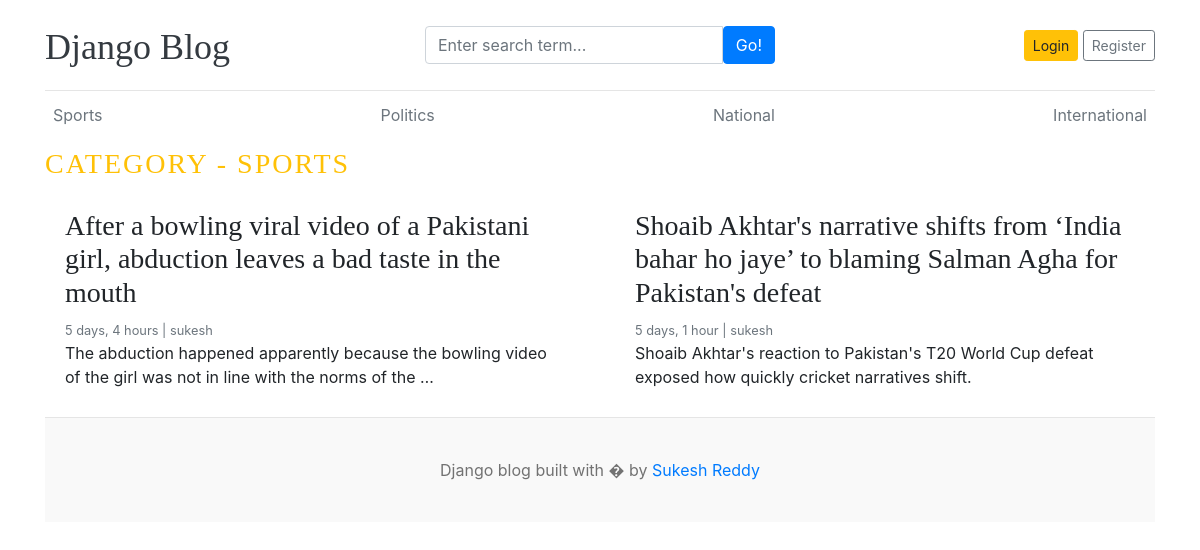
Page /category/1/ on the committed database.
### blogs/models.py (models this page shows, shortened)
class Category(models.Model):
    category_name = models.CharField(max_length=50, unique=True)
    created_at = models.DateTimeField(auto_now_add=True)
    updated_at = models.DateTimeField(auto_now = True)
    class Meta:
        verbose_name_plural = 'Categories'

class Blog(models.Model):
    title = models.CharField(max_length=200)
    slug = models.CharField(max_length=200, unique = True, blank = True)
    category = models.ForeignKey(Category, on_delete=models.CASCADE)
    author = models.ForeignKey(User, on_delete=models.CASCADE)
    featured_image = models.ImageField(upload_to='blog/uploads/%Y/%m/%d')
    short_description = models.TextField(max_length=500)
    blog_body = models.TextField(max_length = 2000)
    status = models.CharField(choices=STATUS_CHOICES, default = "Draft")
    is_featured = models.BooleanField(default = False)
    created_at = models.DateTimeField(auto_now_add=True)
    updated_at = models.DateTimeField(auto_now=True)

### blogs/views.py (the view)
# urls.py: path('<int:category_id>/', views.posts_by_category, name='posts_by_category'),
def posts_by_category(request, category_id):
    blogs_by_categories = Blog.objects.filter(category_id=category_id)
    try:
        category = Category. objects.get(pk=category_id)
    except:
        return redirect('home')
    context = {
        'blogs_by_categories' : blogs_by_categories,
        'category' : category,
    }
    return render(request, 'posts_by_category.html', context)

### blogs/context_processors.py (called while the page is built)
def get_categories(request):
    categories = Category.objects.all()
    return dict(categories = categories)

def social_links(request):
    Social = social.objects.all()
    return dict(Social=Social)

### templates/posts_by_category.html (shortened to what this page needs)
{% extends 'base.html' %}
{% block content %}
<h3 class="text-uppercase text-warning" style="letter-spacing: 2px;">Category - {{category.category_name}}</h3>
  <div class="row mb-2">
    {% if blogs_by_categories %}
    {% for i in blogs_by_categories %}
    <div class="col-md-6">
      <div class="card border-0" >
        <div class="card-body">
          <h3>{{i.title}}</h3>
          <small class="mb-1 text-muted">{{ i.created_at | timesince }} | {{i.author}}</small>
          <p class="card-text">{{i.short_description | truncatewords:20 }}</p>
        </div>
      </div>
    </div>
    {% endfor %}
    {% else %}
    <h1>No Posts Found</h1>
    {% endif %}
  </div>
 {% endblock %}

### templates/base.html (shortened to what this page needs)
{% load static %}
<!DOCTYPE html>
<html lang="en">
<head>
    <link href="https://getbootstrap.com/docs/4.0/dist/css/bootstrap.min.css" rel="stylesheet">
    <link href="{% static 'css/blog.css' %}" rel="stylesheet">
    <link rel="stylesheet" href="https://cdnjs.cloudflare.com/ajax/libs/font-awesome/4.7.0/css/font-awesome.min.css">
  </head>
<body>
    <div class="container">
      <header class="blog-header py-3">
        <div class="row flex-nowrap justify-content-between align-items-center">
          <div class="col-4 pt-1">
            <a class="blog-header-logo text-dark" href="/">Django Blog</a>
          </div>
          <div class="col-4">
            <form action="{% url 'search' %}" method="get">
              <div class="input-group">
                  <input class="form-control" type="text" name="keyword" placeholder="Enter search term..." aria-label="Enter search term..." aria-describedby="button-search" />
                  <button type="submit" class="btn btn-primary" id="button-search" type="button">Go!</button>
              </div>
            </form>
          </div>
          <div class="col-4 d-flex justify-content-end align-items-center">
            {% if not user.is_authenticated %}
            <a class="btn btn-sm btn-warning" href="{% url 'login' %}">Login</a> &nbsp;
            <a class="btn btn-sm btn-outline-secondary" href="{% url 'register' %}">Register</a>
            {% else %}
            <span><a href="{% url 'dashboard' %}" >Dashboard</a></span>
            &emsp;
            <span><a class="btn btn-sm btn-warning" href="{% url 'logout' %}">Logout</a> </span>
            {%endif%}
          </div>
        </div>
      </header>
      <div class="nav-scroller py-1 mb-2">
        <nav class="nav d-flex justify-content-between">
            {% for i in categories %}
          <a href = "{% url 'posts_by_category' i.id %}" class="p-2 text-muted" href="#">{{i.category_name}}</a>
          {% endfor %}
        </nav>
      </div>
{% block content %}
{% endblock %}
<footer class="blog-footer">
  <p>Django blog built with � by <a href="#">Sukesh Reddy</a></p>
</footer>
</body>
</html>

### blog_main/static/css/blog.css (style rules this page uses)
.blog-header { border-bottom: 1px solid #e5e5e5; }
.blog-header-logo { font-family: "Playfair Display", Georgia, "Times New Roman", serif; font-size: 2.25rem; }
h1, h2, h3, h4, h5, h6 { font-family: "Playfair Display", Georgia, "Times New Roman", serif; }
.blog-footer { padding: 2.5rem 0; color: #727272; text-align: center; background-color: #f9f9f9; border-top: .05rem solid #e5e5e5; }
.blog-footer p:last-child { margin-bottom: 0; }

### rows in the picture
Category: category_name "Sports", category_name "SPORTS"
Category: category_name "Politics"
Category: category_name "National"
Category: category_name "International"
Blog: title "After a bowling viral video of a Pakistani girl, abduction leaves a bad taste in the mouth", created_at "5 days, 4 hours", author "sukesh", short_description "The abduction happened apparently because the bowling video of the girl was not in line with the norms of the …"
Blog: title "Shoaib Akhtar's narrative shifts from ‘India bahar ho jaye’ to blaming Salman Agha for Pakistan's defeat", created_at "5 days, 1 hour", author "sukesh", short_description "Shoaib Akhtar's reaction to Pakistan's T20 World Cup defeat exposed how quickly cricket narratives shift."
